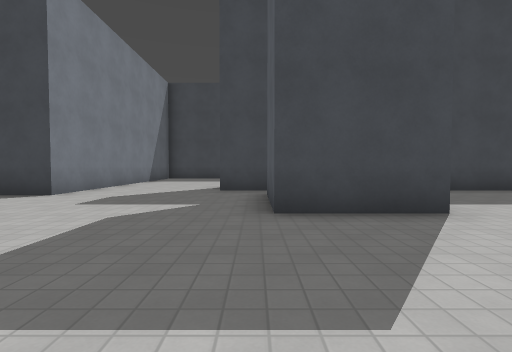
view 1 (above)

17 first-person views from a walk through a level from a Godot 3-D game. The camera is 1.3 m above the floor, tilts 2° down and sees 85° across. The floor is counted in squares, 2 m on a side. Each view is taken from the middle of a square. On the plan, view 1 faces up. The plan holds only what a view shows up to about 9 squares ahead; the rest is blank. Characters and animated objects are left out. Surface patterns are stand-ins for the level's own textures.

view 2
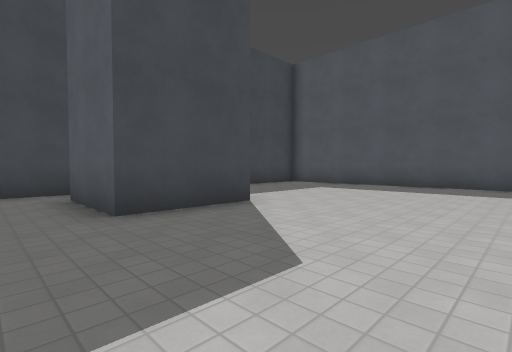

view 3
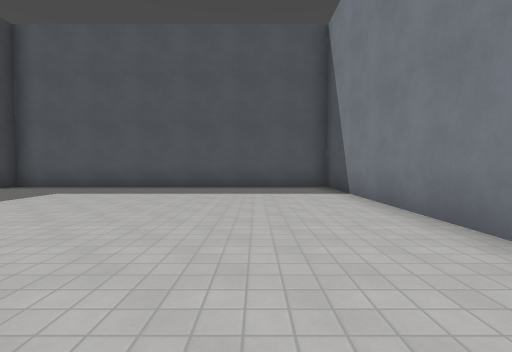

view 4
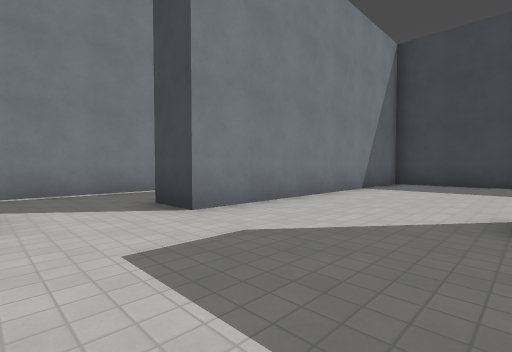

view 5
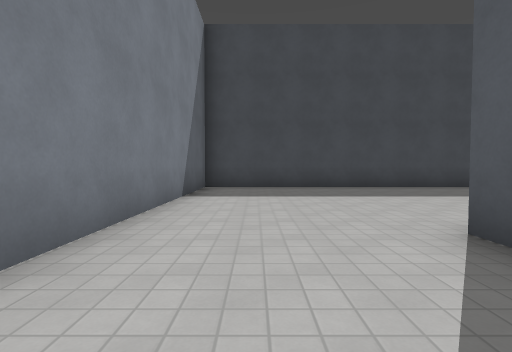

view 6
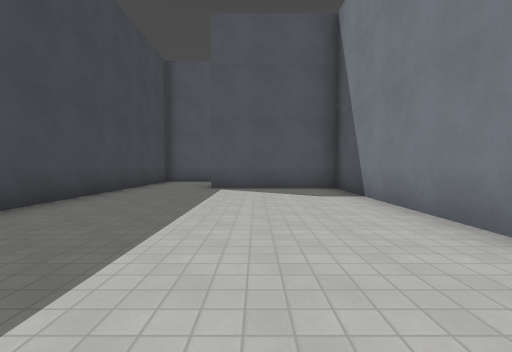

view 7
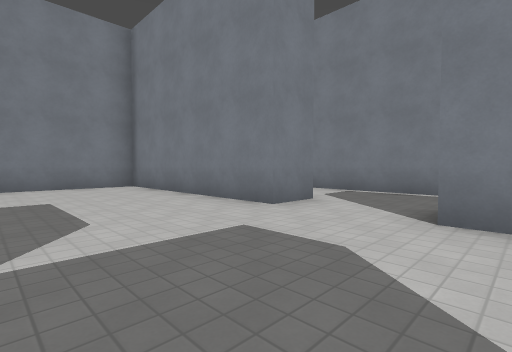

view 8
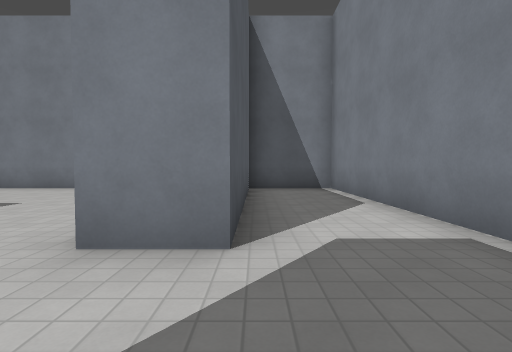

view 9
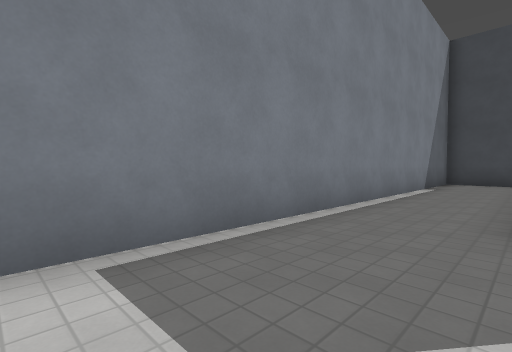

view 10
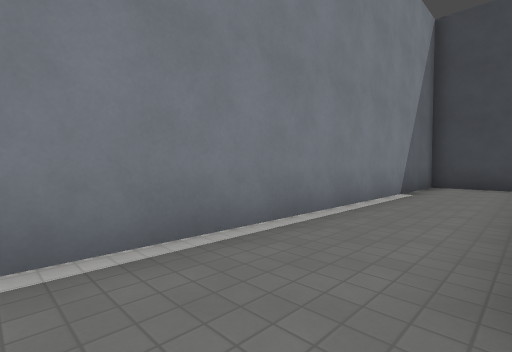

view 11
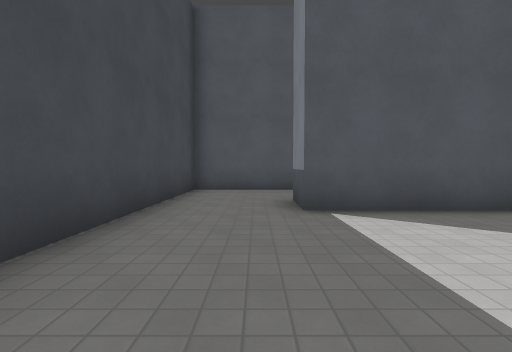

view 12
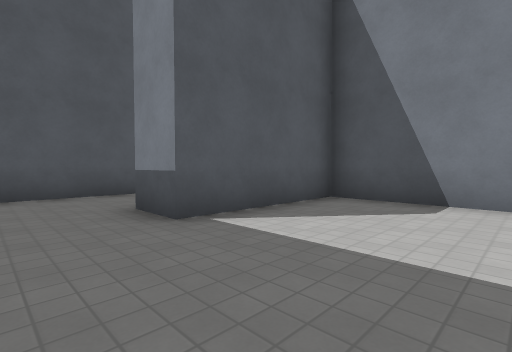

view 13
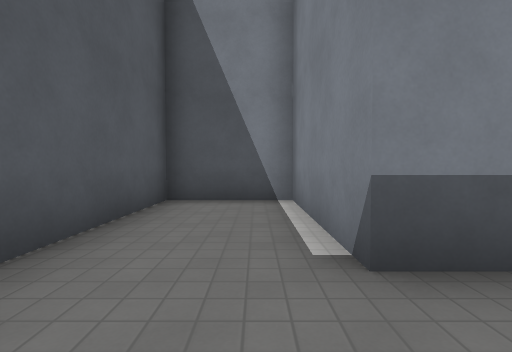

view 14
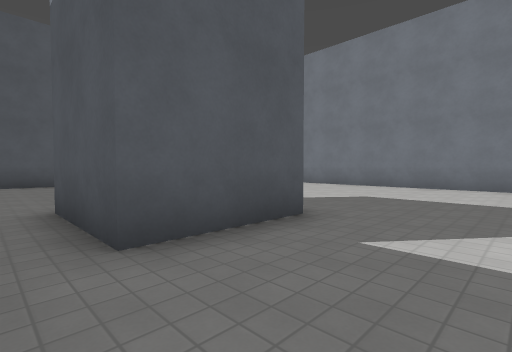

view 15
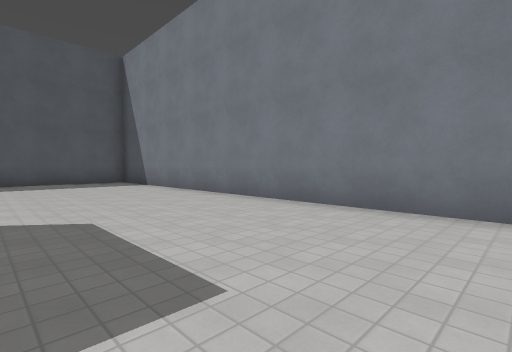

view 16
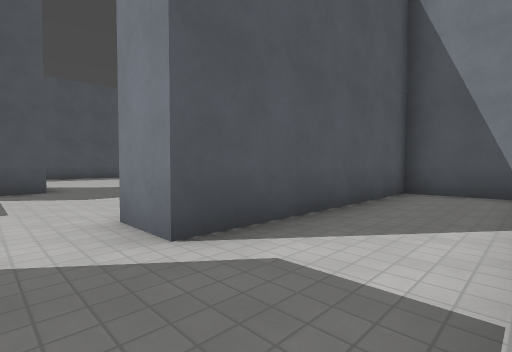

view 17
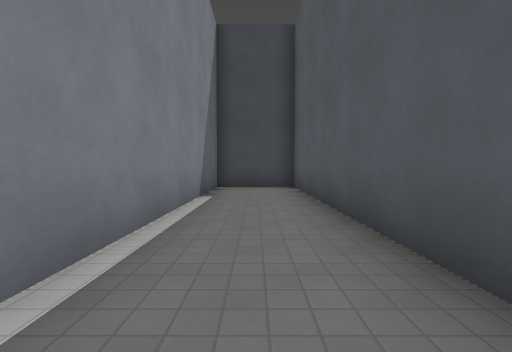

### Floor plan
Ten units are one square. View 1 is at (0, 0); x grows to the right and y downward. Boxes are objects, and circles mark ways between rooms. Rooms are numbered by the first view taken in them; rooms with no view inside come last. Other rooms are left out.
<svg viewBox="-87 -152 179 179">
<path fill="none" stroke="#000" d="M5 -75 -10 -75M-10 -81 -10 -88M-5 -87 51 -87 51 -123 63 -123M28 -38 2 -38 2 -62 28 -62M-58 -72 -58 -147 -82 -147 -82 22 -58 22 -58 -38 -46 -38 -46 22 87 22 87 -75 51 -75M65 -147 -46 -147 -46 -63 -59 -63M63 -123 63 -87 87 -87 87 -147 65 -147"/>
<circle cx="55" cy="-135" r="3" fill="#2a7"/>
<text x="0" y="-60">1</text>
<text x="70" y="-120">2</text>
</svg>
Room 1 opens to room 2.

Where each view was taken, in squares from view 1:
view 1: 0 up, 0 right, facing up
view 2: 0 up, 1 left, facing up-right
view 3: 0 up, 0 right, facing right
view 4: 4 up, 1 left, facing up-left
view 5: 6 up, 3 left, facing up
view 6: 11 up, 3 left, facing right
view 7: 7 up, 1 left, facing down-left
view 8: 6 up, 6 left, facing down
view 9: 3 up, 6 left, facing up-left
view 10: 5 up, 6 left, facing up-left
view 11: 13 up, 1 right, facing right
view 12: 14 up, 2 right, facing down-right
view 13: 14 up, 7 right, facing down
view 14: 7 up, 2 left, facing down-right
view 15: 2 up, 3 left, facing down-right
view 16: 5 up, 8 left, facing down-right
view 17: 6 up, 7 left, facing up
